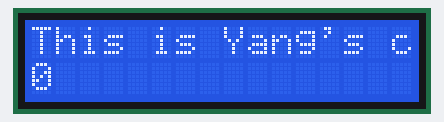
A sketch run on a simulated Arduino Uno, built with avr-gcc and run on an emulated ATmega328P. Shown: 16×2 character LCD.

Above: at 0.1 s.
At 4.1 s:
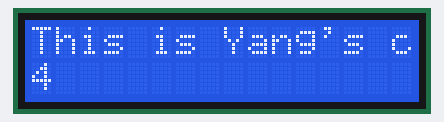
At 9.1 s:
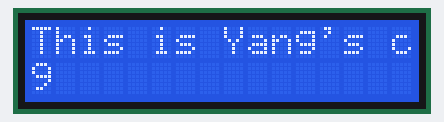
At 19.1 s:
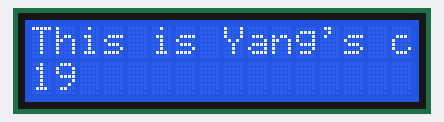
At 28.1 s:
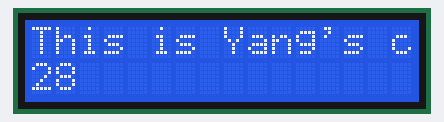
At 38.1 s:
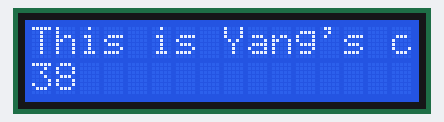

Measured:
- what the display in image 1 shows lasts 1.0 s, from 4.1 s to 5.1 s

The sketch:

lcdI2C.ino
```cpp
#include <LiquidCrystal.h>

#include <LiquidCrystal.h>

#include <Wire.h>


LiquidCrystal lcd(0x27,16,2);

void setup() {
  // put your setup code here, to run once:
  lcd.init();
  lcd.backlight();
  lcd.setCursor(0,0);
  lcd.print("This is Yang's clock:");

}

void loop() {
  // put your main code here, to run repeatedly:
  int i;
  for(i = 0;i<3600;i++)
  {
    lcd.setCursor(0,1);
    lcd.print(i);
    delay(1000);
  }

}
```
